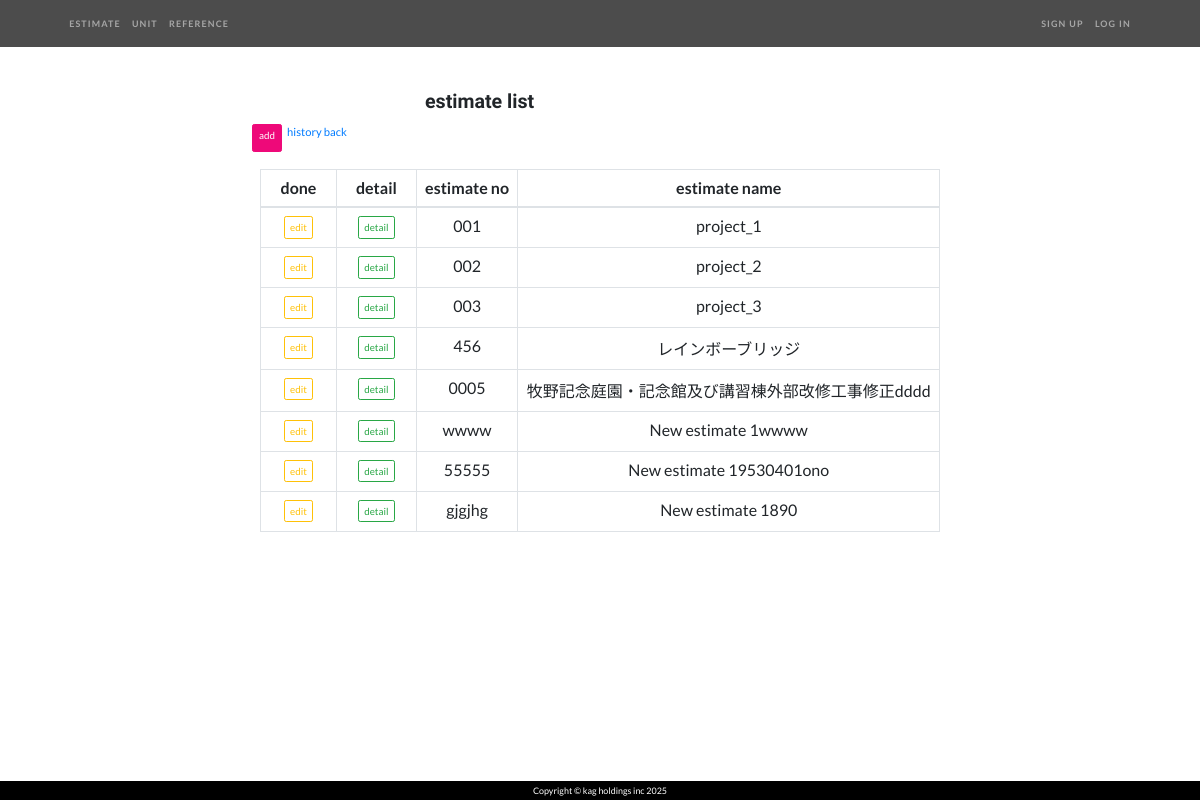
Before: /estimate/ with the older database file.
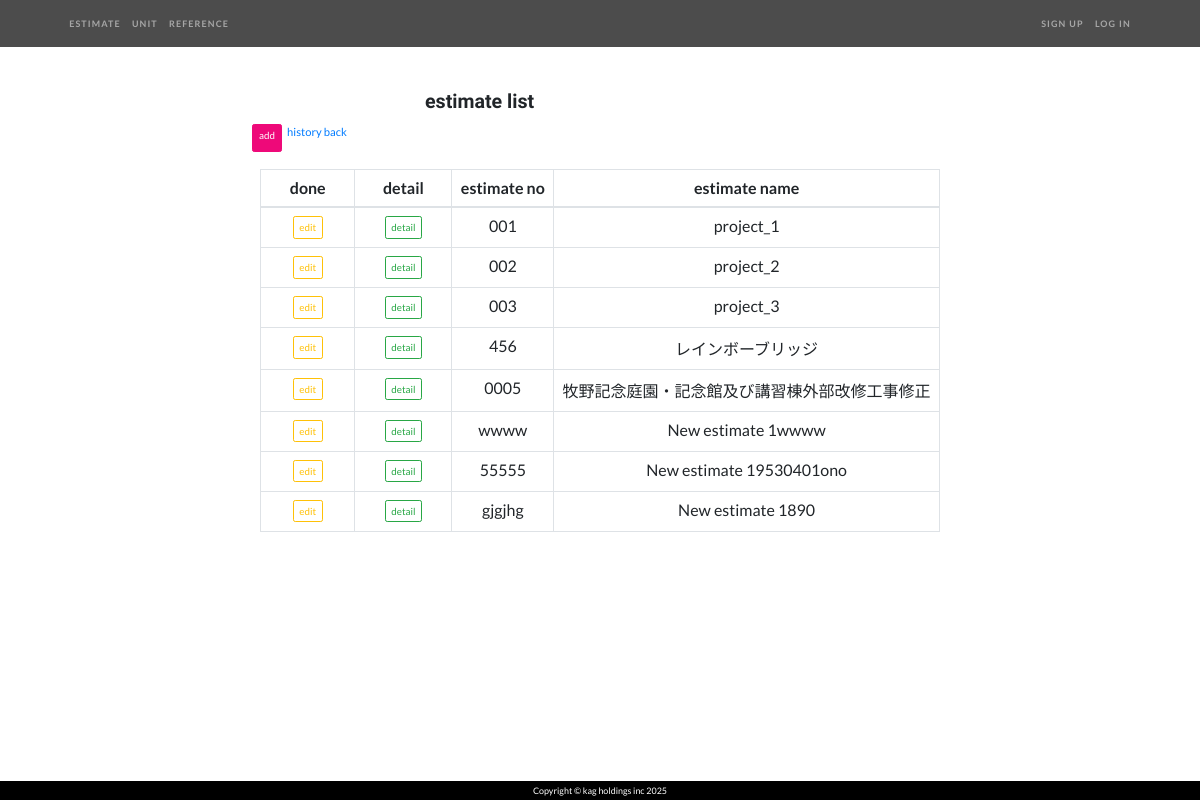
After: the same page with the newer database file.
### app/models.py (models this page shows, shortened)
class Estimate(models.Model):
    class Meta:
        db_table = 'estimate'
    estimate_no = models.CharField(max_length=15, null=True, blank=True, verbose_name='estimate no')
    estimate_name = models.CharField(max_length=60, null=True, blank=True, verbose_name='estimate name')

### estimate/views.py (the view)
# urls.py: path('', views.EstimateList.as_view(), name='estimate_list'),  # 一覧
class EstimateList(generic.ListView):
    context_object_name = 'estimate_list'
    template_name = 'estimate_list.html'
    model = Estimate
    def get_queryset(self):
        estimate = Estimate.objects.all()
        return estimate

### estimate/templates/estimate_list.html (shortened to what this page needs)
{% extends 'base.html' %}
{%load static %}
{% block header %}
<div class="container">
    <header>
        <div class="row">
            <div class="col-sm-4">
            </div>
            <div class="my-div-style col-sm">
                <h3>estimate list</h3>
            </div>
        </div>
    </header>
    <div class="col-8 offset-2 justify-content-center">
        <form method="POST" enctype="multipart/form-data">
            <div class="row">
                <div class="d-flex flex-row mx-4 my-2">
                    <a class="btn btn-primary btn-sm mx-2" href="{% url 'estimate:estimate_add' %}">add</a>
                    <p><a href="#" onClick="history.back(); return false;">history back</a></p>
                </div>
            </div>
        </form>
        <div class="container-fluid">
            {% if estimate_list|length == 0 %}
            <p>検索結果が存在しません。</p>
            {% else %}
            <table class="table table-hover table-bordered text-nowrap .thead-dark">
                <tr align="center">
                    <th>done</th>
                    <th>detail</th>
                    <th>estimate no</th>
                    <th>estimate name</th>
                </tr>
                <tbody>
                {% for item in estimate_list %}
                <tr>
                    <td align="center" width="20%">
                        <a href="{% url 'estimate:estimate_edit' item.pk %}" class="btn btn-outline-warning btn-sm">edit</a>
                    </td>
                    <td align="center" width="20%">
                        <a href="{% url 'estimate:estimateD_list'  %}?estimate_no={{ item.estimate_no }}" class="btn btn-outline-success btn-sm">detail</a>
                    </td>
                    <td align="center">{{item.estimate_no}}</td>
                    <td align="center">{{item.estimate_name}}</td>
                </tr>
                {% endfor %}
                </tbody>
            </table>
        </div>
        {% endif %}
    </div>
</div>
{% endblock %}

Changed rows visible on the page:
changed Estimate: estimate_name "牧野記念庭園・記念館及び講習棟外部改修工事修正dddd" → "牧野記念庭園・記念館及び講習棟外部改修工事修正"
